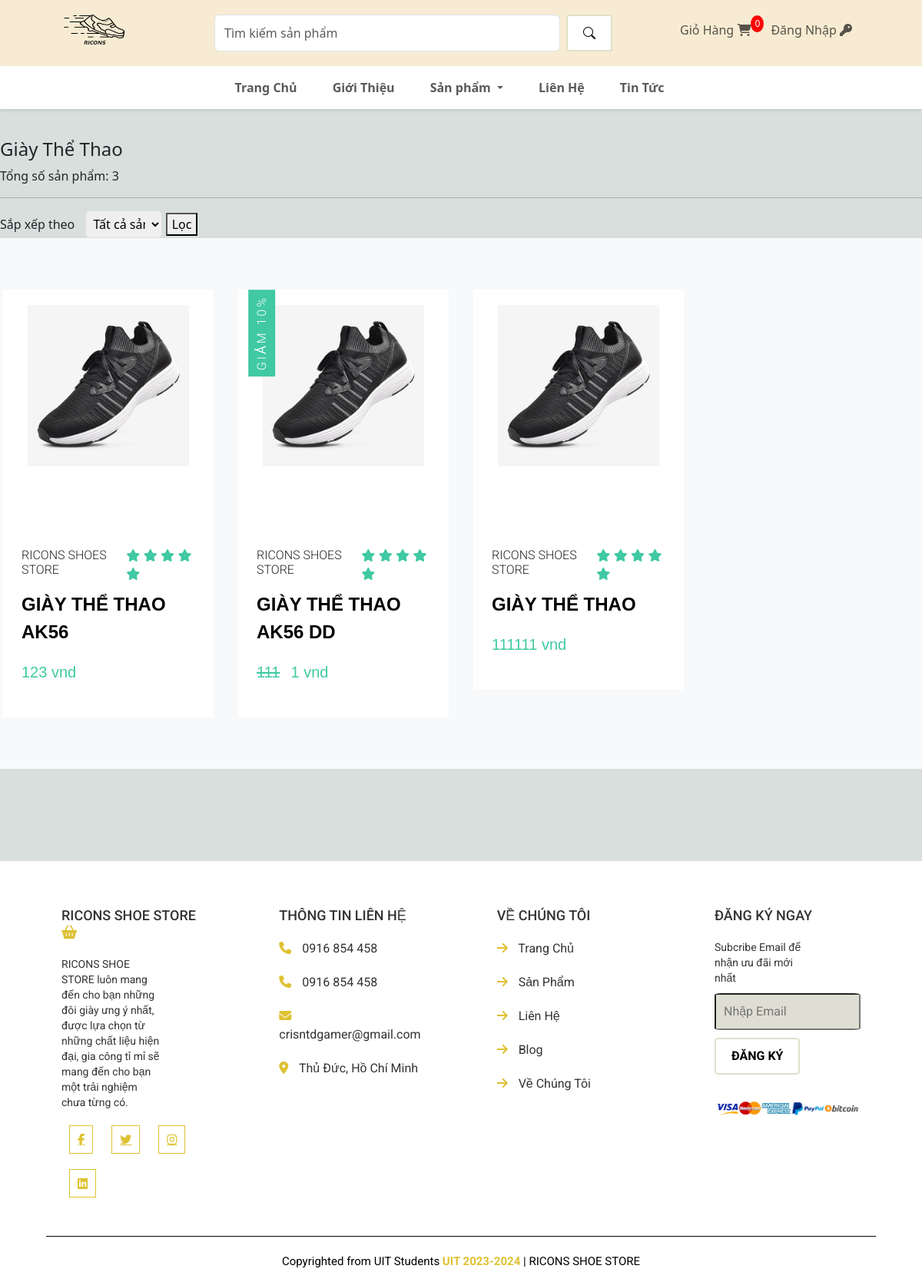
The page /category/giay-the-thao on the database its author committed.
### app/models.py (models this page shows, shortened)
class TheLoai(models.Model):
    ten = models.CharField(max_length=200, unique=True)
    slug = models.SlugField(max_length=200, unique=True)

class SanPham(models.Model):
    the_loai = models.ForeignKey(TheLoai, on_delete=models.CASCADE, default=1)
    ten = models.CharField(max_length=300, null=True, blank=False)
    gia = models.IntegerField(blank=False)
    hinh = models.ImageField(null=True, blank=True)
    khuyen_mai = models.BooleanField(default=False)
    gia_km = models.IntegerField(blank=True, null=True)
    mo_ta = models.CharField(max_length=500, default='', blank=True)
    @property
    def ImageURL(self):
        try:
            url = self.hinh.url
        except:
            url = ''
        return url

### app/views.py (the view)
# urls.py: path('category/<str:tl>', views.category, name="category"),
def category(request, tl):
    tl = unidecode(tl).lower().replace(' ', '-')
    theloai = TheLoai.objects.get(slug = tl)
    sanpham_list = SanPham.objects.filter(the_loai = theloai)
    sap_xep = request.GET.get('sort-by')
    if sap_xep == 'tang':
        sanpham_list = sanpham_list.order_by('gia')
    elif sap_xep == 'giam':
        sanpham_list = sanpham_list.order_by('-gia')
    elif sap_xep == 'a-z':
        sanpham_list = sanpham_list.order_by('ten')
    elif sap_xep == 'z-a':
        sanpham_list = sanpham_list.order_by('-ten')
    theloai_list = TheLoai.objects.all()
    context = {'theloai_list' : theloai_list,
               'sanpham_list' : sanpham_list,
               'theloai' : theloai}
    return render(request, "app/category.html", context)

### app/context_processors.py (called while the page is built)
def tong_san_pham_trong_gio_hang(request):
    return {
        'tong_san_pham_trong_gio_hang': lay_so_luong_san_pham_trong_gio_hang(request.user)
    }

### app/views.py (called while the page is built, shortened)
def lay_so_luong_san_pham_trong_gio_hang(user):
    return 0

### app/templates/app/category.html (shortened to what this page needs)
{% extends 'app/base.html' %}
{% block category %}
<div class="container-pdt" style="padding-top: 130px; ">
    <div class="row">
        <h4>{{theloai.ten}}</h4>
        <p>
            Tổng số sản phẩm: {{sanpham_list|length}}
        </p>
        <hr>
        <div>
            <form action="" method="get">
                <label for="sort-by">Sắp xếp theo</label>
                <select name="sort-by" id="sort-by">
                    <option value="all">Tất cả sản phẩm</option>
                </select>
                <button type="submit">Lọc</button>
            </form>
        </div>
        <section class="products">
            <div class="product-card-container">
                <div class="product-items">
                    {% for sanpham in sanpham_list %}
                    <div class="product">
                        <div class="product-content">
                            <div class="product-img">
                                <img src="{{sanpham.ImageURL}}" alt="product image">
                            </div>
                        </div>
                        <div class="product-info">
                            <div class="product-info-top">
                                <h2 class="sm-title">Ricons Shoes Store</h2>
                                <div class="rating">
                                    <span><i class="fas fa-star"></i></span>
                                    <span><i class="fas fa-star"></i></span>
                                    <span><i class="fas fa-star"></i></span>
                                    <span><i class="fas fa-star"></i></span>
                                    <span><i class="fas fa-star"></i></span>
                                </div>
                            </div>
                            <a href="#" class="product-name">{{sanpham.ten}}</a>
                            <div class="product- price-container">
                                {% if sanpham.khuyen_mai == True %}
                                <strike class="product-price">{{sanpham.gia}}</strike>
                                <p class="product-price">{{ sanpham.gia_km}} vnd</p>
                                {% else %}
                                <p class="product-price">{{sanpham.gia}} vnd</p>
                                {% endif %}
                            </div>
                        </div>
                        {% if sanpham.khuyen_mai == True %}
                        <div class="off-info">
                            <h2 class="sm-title">Giảm 10%</h2>
                        </div>
                        {% endif %}
                    </div>
                    {% endfor %}
                </div>
            </div>
        </section>
    </div>
</div>
{% endblock category %}

### app/static/app/style.css (style rules this page uses)
body { background-color: #D8DFDD; }
:root { --white-light: rgba(255, 255, 255, 0.5); --alice-blue: #f8f9fa; --carribean-green: #40c9a2; --gray: #ededed; }
.product-items { display: flex; flex-wrap: wrap; }
.products { padding: 0; margin: 0; box-sizing: border-box; font-family: 'Quicksand', sans-serif; }
img { width: 100%; display: block; }
.product-card-container { width: 100%; margin: 0 auto; }
.lg-title, .md-title, .sm-title { font-family: 'Roboto', sans-serif; padding: 0.6rem 0; text-transform: capitalize; }
.sm-title { font-weight: 300; font-size: 1rem; text-transform: uppercase; }
.products { background: var(--alice-blue); padding: 3.2rem 0; }
.product { margin: 1rem; position: relative; width: calc(25% - 2rem); }
.product-content { background: white; padding: 20px 0px 0px 0px; cursor: pointer; }
.product-img { background: var(--gray); box-shadow: 0 0 20px 10px var(white); width: 210px; height: 200px; margin: 0 auto; transition: background 0.5s ease; }
.product-info { background: white; padding: 1.5rem; }
.product-info-top { display: flex; justify-content: space-between; align-items: center; }
.rating span { color: var(--carribean-green); }
.product-name { color: black; display: block; text-decoration: none; font-size: 1rem; text-transform: uppercase; font-weight: bold; }
.product-price { padding-top: 0.6rem; padding-right: 0.6rem; display: inline-block; color: var(--carribean-green); }
.product-img img { transition: transform 0.6s ease; }
.off-info .sm-title { background: var(--carribean-green); color: white; display: inline-block; padding: 0.5rem; position: absolute; top: 0; left: 0; writing-mode: vertical-lr; transform: rotate(180deg); z-index: 1; letter-spacing: 3px; cursor: pointer; }
.checkout input, select { width: 100%; padding: 10px; border: 1px solid #ddd; border-radius: 5px; }
.product-name { font-size: 24px; margin-bottom: 10px; }
.product-price { font-size: 20px; color: #40c9a2; margin-bottom: 20px; }
label { font-size: 16px; margin-right: 10px; }
select, input[type="number"] { padding: 5px; font-size: 16px; width: 100px; }

### app/templates/app/base.html (style rules this page uses)
html, body { margin: 0; padding: 0; width: 100%; overflow-x: hidden; }

### rows shown on the page
TheLoai: ten "Giày Thể Thao"
SanPham: ImageURL (picture), ten "GIÀY THỂ THAO AK56", gia "123"
SanPham: ImageURL (picture), ten "GIÀY THỂ THAO AK56 DD", gia "111", gia_km "1", khuyen_mai "GIẢM 10%"
SanPham: ImageURL (picture), ten "GIÀY THỂ THAO", gia "111111"

### other values the page prints
{{ tong_san_pham_trong_gio_hang }} "0"
{{ sanpham_list|length }} "3"
